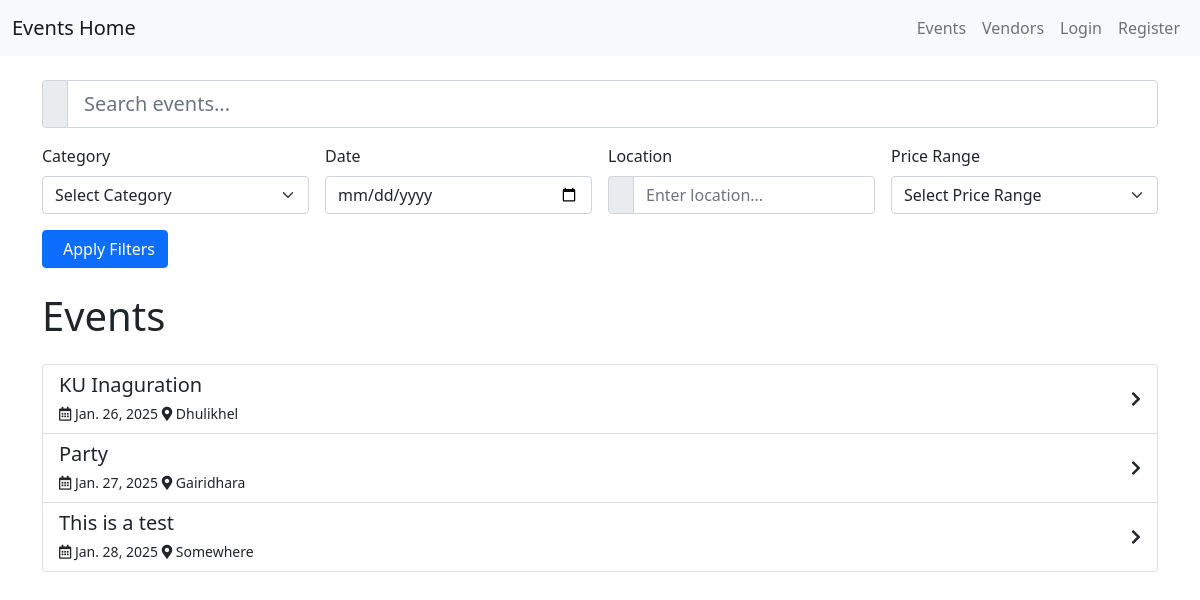
Page /event-list/ on the earlier database version.
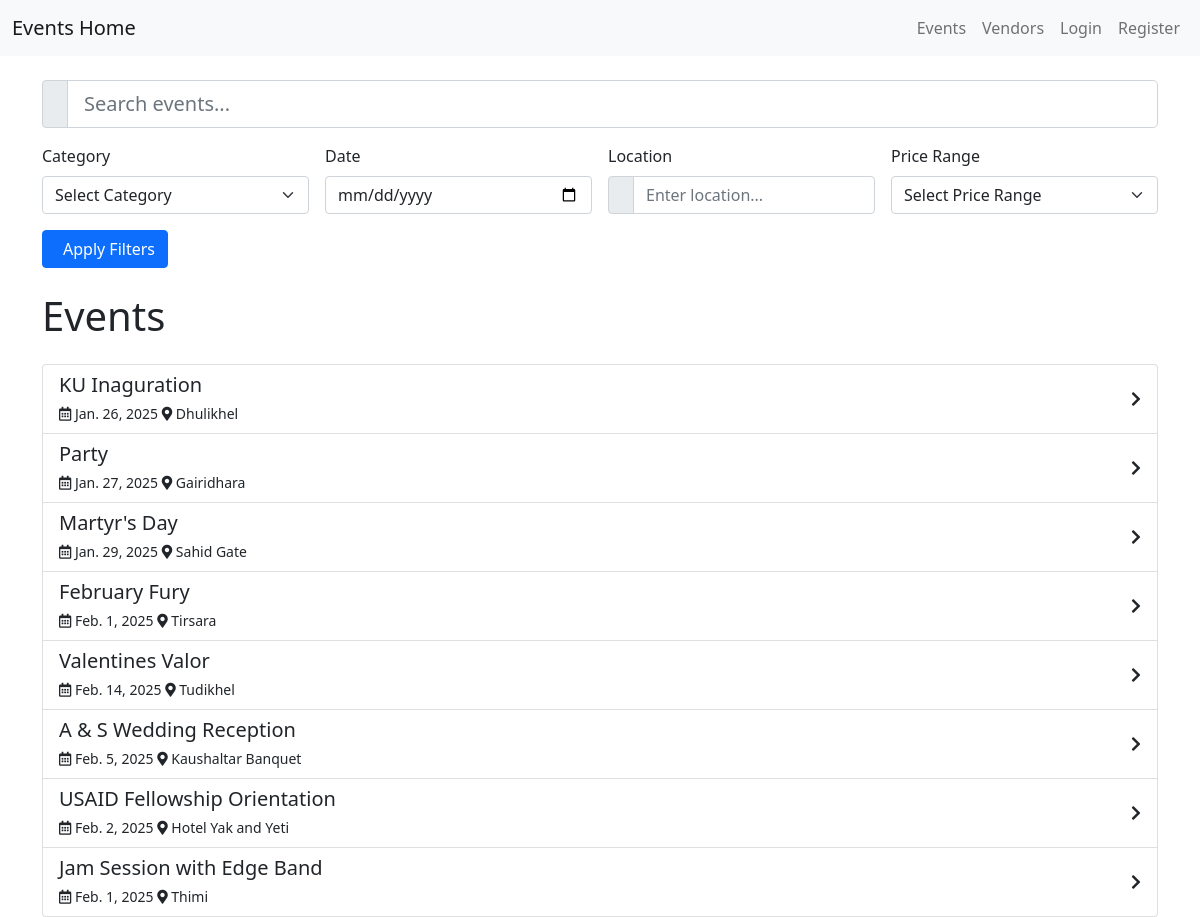
Same page on the later database version.
### base/models.py (models this page shows, shortened)
class Event(models.Model):
    name = models.CharField(max_length=100)
    description = models.TextField()
    date = models.DateField()
    time = models.TimeField()
    location = models.CharField(max_length=100)
    max_attendees = models.IntegerField()
    registrations = models.IntegerField(default=0)
    categories = models.ManyToManyField('EventCategory')
    created_by = models.ForeignKey(User, on_delete=models.SET_NULL, null=True)
    vip_cost = models.IntegerField(default=2000, null=True)
    standard_cost = models.IntegerField(default=500, null=True)

### base/views.py (the view, shortened to what this page needs)
# urls.py: path('event-list/', views.EventListView.as_view(), name='event-list'),
class EventListView(FilterView):
    model = Event
    template_name = 'eventList.html'
    context_object_name = 'events'
    filterset_class = EventFilter
    def get_queryset(self):
        queryset = Event.objects.all()
        search_query = self.request.GET.get('search', '')
        if is_Admin(self.request.user) or is_Client(self.request.user) or is_Vendor(self.request.user):
            return queryset
        else:
            return Event.objects.all()

### base/models.py (called while the page is built)
    def __str__(self):
        return self.name

### base/templatetags/events.py (called while the page is built)
@register.filter(name='is_EventPlanner')
def is_EventPlanner(user):
    return user.groups.filter(name='Event Planner').exists()

@register.filter(name='is_Admin')
def is_Admin(user):
    return user.groups.filter(name='Admin').exists()

### base/views.py (called while the page is built)
def is_Admin(user):
    return user.groups.filter(name='Admin').exists()

def is_Vendor(user):
    return user.groups.filter(name='Vendor').exists()

def is_Client(user):
    return user.groups.filter(name='Client').exists()

### templates/eventList.html (shortened to what this page needs)
{% load events %}
<!DOCTYPE html>
<html lang="en">
<head>
    <link href="https://cdn.jsdelivr.net/npm/bootstrap@5.0.2/dist/css/bootstrap.min.css" rel="stylesheet">
</head>
<body>
    {% include 'navbar.html' %}
    <div class="container py-4">
        <form method="get" class="row g-3">
            <div class="col-12">
                <div class="input-group">
                    <span class="input-group-text">
                    </span>
                    <input type="text" class="form-control form-control-lg" name="search" placeholder="Search events...">
                </div>
            </div>
            <div class="col-md-3">
                <label class="form-label">Category</label>
                <select name="categories" class="form-select">
                    <option value="">Select Category</option>
                </select>
            </div>
            <div class="col-md-3">
                <label class="form-label">Date</label>
                <input type="date" name="date" class="form-control">
            </div>
            <div class="col-md-3">
                <label class="form-label">Location</label>
                <div class="input-group">
                    <span class="input-group-text">
                    </span>
                    <input
                        type="text"
                        name="location"
                        class="form-control"
                        placeholder="Enter location..."
                    >
                </div>
            </div>
            <div class="col-md-3">
                <label class="form-label">Price Range</label>
                <select name="price" class="form-select">
                    <option value="">Select Price Range</option>
                </select>
            </div>
            <div class="col-12">
                <button type="submit" class="btn btn-primary">
                    Apply Filters
                </button>
            </div>
        </form>
    </div>
    <div class="container">
        <h1 class="page-header">Events</h1>
        <div class="list-group">
            {% for event in events %}
            <a href="{% url 'event-details' event.id %}" class="list-group-item list-group-item-action">
                <div class="d-flex justify-content-between align-items-center">
                    <div>
                        <h5 class="mb-1 event-name">{{ event.name }}</h5>
                        <small class="event-info">
                            <i class="far fa-calendar-alt"></i> {{ event.date }}
                            <i class="fas fa-map-marker-alt ml-2"></i> {{ event.location }}
                        </small>
                    </div>
                    <i class="fas fa-chevron-right"></i>
                </div>
            </a>
            {% endfor %}
        </div>
    </div>
    <link rel="stylesheet" href="https://cdnjs.cloudflare.com/ajax/libs/font-awesome/5.15.4/css/all.min.css">
</body>
</html>

### templates/navbar.html (shortened to what this page needs)
{% load events %}
<!DOCTYPE html>
<html lang="en">
  <head>
    <link
      href="https://cdn.jsdelivr.net/npm/bootstrap@5.0.2/dist/css/bootstrap.min.css"
      rel="stylesheet"
    />
  </head>
<nav class="navbar navbar-expand-lg navbar-light bg-light">
    <div class="container-fluid">
      <a class="navbar-brand" href="/">Events Home</a>
      <div class="collapse navbar-collapse" id="navbarNav">
        <ul class="navbar-nav ms-auto">
          <li class="nav-item">
            <a class="nav-link" href="/event-list/">Events</a>
          </li>
          <li class="nav-item">
            <a class="nav-link" href="/vendor-list/">Vendors</a>
          </li>
          {% if user.is_authenticated %}
            <li class="nav-item"><a class="nav-link" href="/user-profile/">{{user.first_name}} Profile</a></li>
              {% if user|is_EventPlanner or user|is_Admin %}
              <li class="nav-item"><a class="nav-link" href="/event-create/">Create Event</a></li>
              {% endif %}
              {% if user|is_Vendor or user|is_Admin %}
              <li class="nav-item"><a class="nav-link" href="/vendor-create">Create Vendor Profile</a></li>
              {% endif %}
              {% if user|is_Admin %}
              <li class="nav-item dropdown">
                <a class="nav-link dropdown-toggle" href="#" id="registerDropdown" role="button" data-bs-toggle="dropdown" aria-expanded="false">
                  Register
                </a>
                <ul class="dropdown-menu" aria-labelledby="registerDropdown">
                  <li><a class="dropdown-item" href="/register-admin/">Admin</a></li>
                  <li><a class="dropdown-item" href="/register-vendor/">Vendor</a></li>
                  <li><a class="dropdown-item" href="/register-event-planner/">Event Planner</a></li>
                </ul>
              </li>
              {% endif %}
          <li class="nav-item">
            <a class="nav-link" href="/logout/">Logout</a>
          </li>
          {% else %}
          <li class="nav-item">
            <a class="nav-link" href="/login/">Login</a>
          </li>
          <li class="nav-item">
            <a class="nav-link" href="/register/">Register</a>
          </li>
          {% endif %}
        </ul>
      </div>
    </div>
  </nav>
</body>
</html>

Differences in the rows shown:
removed Event: name "This is a test", date "Jan. 28, 2025", location "Somewhere"
added Event: name "Martyr's Day", date "Jan. 29, 2025", location "Sahid Gate"
added Event: name "February Fury", date "Feb. 1, 2025", location "Tirsara"
added Event: name "Valentines Valor", date "Feb. 14, 2025", location "Tudikhel"
added Event: name "A & S Wedding Reception", date "Feb. 5, 2025", location "Kaushaltar Banquet"
added Event: name "USAID Fellowship Orientation", date "Feb. 2, 2025", location "Hotel Yak and Yeti"
added Event: name "Jam Session with Edge Band", date "Feb. 1, 2025", location "Thimi"
